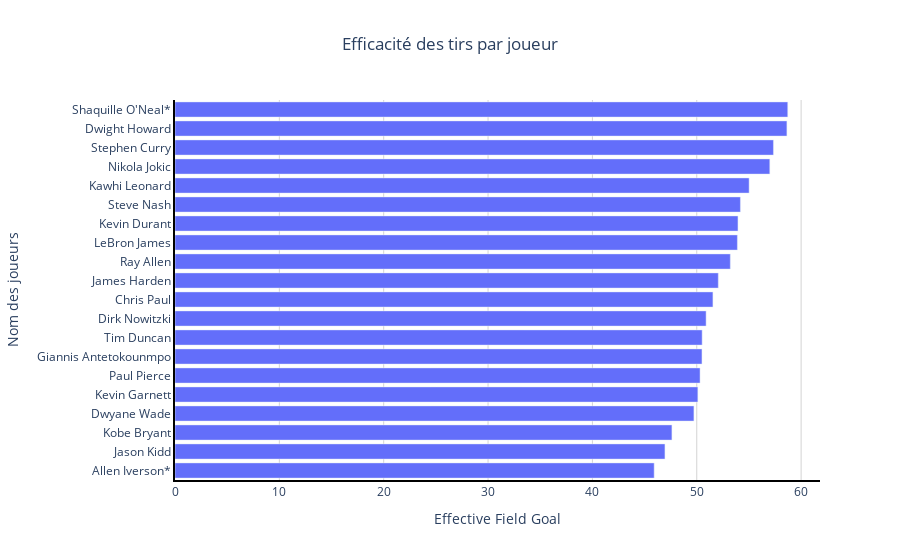

Notebook code for this chart:
### Markdown cell above
Efficacité des tirs par joueur (eFG%) :

### Code cell
obs = seasons_stat.groupby('Player').mean().mul(100).sort_values(by='eFG%', ascending = True)
fig = px.bar(seasons_stat, x=obs['eFG%'], y=obs.index, title = "Efficacité des tirs par joueur", labels=dict(x="Effective Field Goal", y="Nom des joueurs"))
fig.update_yaxes(categoryorder = "total ascending", showline=True, linewidth=2, linecolor='black')
fig.update_xaxes(showgrid=True, gridwidth=1, gridcolor='Lightgrey',showline=True, linewidth=2, linecolor='black')
fig.update_layout(bargap=0.2, title = {"x" : 0.5}, grid_xaxes=list('x'),
                  plot_bgcolor = 'white')
fig.show()

### Figure 1 — Plotly figure (JSON) as saved in the notebook; plotly's stock layout.template omitted (floating-point values rounded to 4 significant figures)
{"data": [{"alignmentgroup": "True", "hovertemplate": "Effective Field Goal=%{x}<br>Nom des joueurs=%{y}<extra></extra>", "legendgroup": "", "marker": {"color": "#636efa", "pattern": {"shape": ""}}, "name": "", "offsetgroup": "", "orientation": "h", "showlegend": false, "textposition": "auto", "type": "bar", "x": [45.92, 46.95, 47.62, 49.73, 50.1, 50.32, 50.5, 50.52, 50.89, 51.55, 52.06, 53.22, 53.89, 53.95, 54.18, 55.02, 57.0, 57.35, 58.64, 58.72], "xaxis": "x", "y": ["Allen Iverson*", "Jason Kidd", "Kobe Bryant", "Dwyane Wade", "Kevin Garnett", "Paul Pierce", "Giannis Antetokounmpo", "Tim Duncan", "Dirk Nowitzki", "Chris Paul", "James Harden", "Ray Allen", "LeBron James", "Kevin Durant", "Steve Nash", "Kawhi Leonard", "Nikola Jokic", "Stephen Curry", "Dwight Howard", "Shaquille O'Neal*"], "yaxis": "y"}], "layout": {"bargap": 0.2, "barmode": "relative", "grid": {"xaxes": ["x"]}, "legend": {"tracegroupgap": 0}, "plot_bgcolor": "white", "title": {"text": "Efficacité des tirs par joueur", "x": 0.5}, "xaxis": {"anchor": "y", "domain": [0, 1], "gridcolor": "Lightgrey", "gridwidth": 1, "linecolor": "black", "linewidth": 2, "showgrid": true, "showline": true, "title": {"text": "Effective Field Goal"}}, "yaxis": {"anchor": "x", "categoryorder": "total ascending", "domain": [0, 1], "linecolor": "black", "linewidth": 2, "showline": true, "title": {"text": "Nom des joueurs"}}}}
